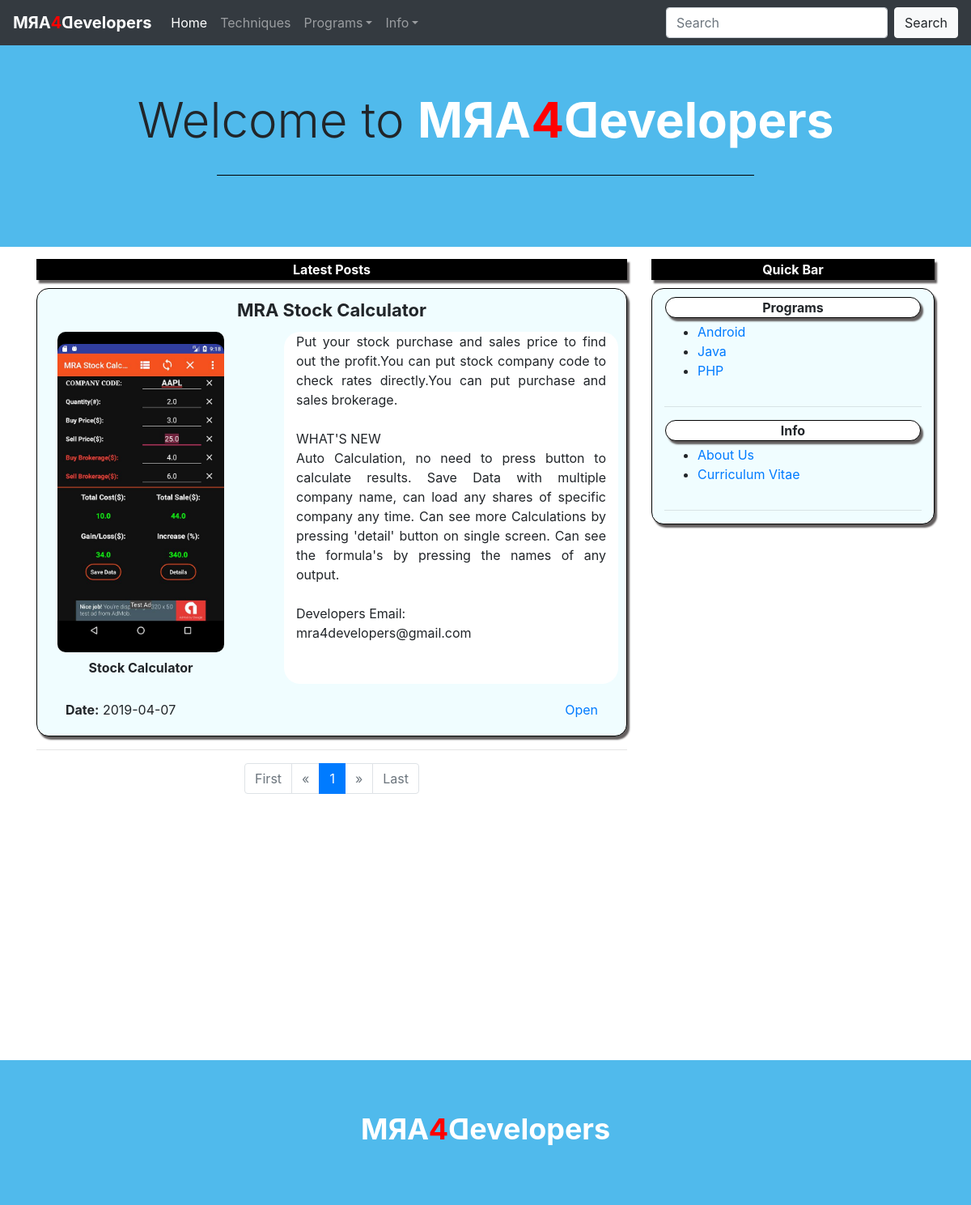
The page / on the database its author committed.
### tables this page shows
CREATE TABLE `mra_post` (
  `id` int(100) NOT NULL,
  `date` date NOT NULL,
  `title` text NOT NULL,
  `details` text NOT NULL,
  `img` text NOT NULL,
  `imgName` text NOT NULL,
  `cat` varchar(20) NOT NULL,
  `etc` text NOT NULL
);

### admin/config/db.php (called while the page is built, shortened)
<?php
$start_page_number = 1;
$results_per_page = 05;
$datatable = "mra_post";
?>

### index.php (the view, shortened to what this page needs)
<?php
require("admin/config/db.php");
mysqli_set_charset($conn, "utf8mb4");
if (isset($_GET["page"]))
{
	$page  = $_GET["page"];
} else {
	$page=1;
};
$start_from = ($page-1) * $results_per_page;
?>
<!DOCTYPE html>
<html>
<head>
	<?php
	include "templates/commonTopLibraries.php";
	?>
</head>
<body class="mainBackgroundColor">
	<div>
		<?php
		include "templates/navigationBarTemplate.php";
		?>
		<div class="jumbotron jumbotronWhiteColor disableHover noBoarderRadius">
			<h1 class="display-3 text-center responsiveTextSize">Welcome to <a href="index.php">
				<?php
					include "templates/mra4developersLogo.php";
				?>
				</a></h1>
			<br>
			<div class="container">
				<div class="lineHorizontalWithBlackColor"></div>
			</div><br>
		</div>
		<div class="container mainContainer marginTopByFive">
			<div class="row text-center">
				<div class="col-lg-8 col-12">
					<div class="col-12 showBoarderWithNoRadious marginTopBottomByTen boldText whiteTextWithBlackBackground boarderShadow">
						Latest Posts
					</div>
					<?php
					$queryIndexPage = "SELECT *
										FROM mra_post
										ORDER BY id DESC
										LIMIT $start_from, ".$results_per_page;
					$connectToQueryIndexPage = mysqli_query($conn, $queryIndexPage);
					$countRows = mysqli_num_rows($connectToQueryIndexPage);
					if($countRows > 0){
						while($getEachRow = mysqli_fetch_array($connectToQueryIndexPage)){
							$storeID = $getEachRow['id'];
							$storeDate = $getEachRow['date'];
							$storeTitle = $getEachRow['title'];
							$storeDetails = $getEachRow['details'];
							$storeImage = $getEachRow['img'];
							$storeImageName = $getEachRow['imgName'];
					?>
					<div class="showBoarder eachMainPostUpperBottom lightBlueBackground boarderShadow">
						<div class="row marginAllSidesByTen">
							<div class="col-12 reponsiveTextSizeMaxTwentyTwo boldText"> <?php echo $storeTitle; ?></div>
						</div>
						<div class="row marginAllSidesByTen">
							<div class="col-lg-4 ">
								<div class="radiusOfBoarder">
									<div style="background: black; border-radius: 10px;">
										<img class="imageStyleOfPosts img-fluid" src="assets/images/dynamic/postMainImage/<?php echo $storeImage; ?>" alt="PostImage">
									</div>
									<h4 class="boldText reponsiveTextSizeMaxSixteen eachMainPostUpperBottom"><?php echo $storeImageName; ?></h4>
								</div>
							</div>
							<div class="col-lg-1"></div>
							<div class="col-lg-7 whiteColorBackground reponsiveTextSizeMaxSixteen justifiedParagraph radiusOfBoarder">
								<p><?php echo nl2br($storeDetails); ?></p>
							</div>
						</div>
						<div class="row marginAllSidesByTwenty">
							<div class="col-6 alignLeft">
								<span class="boldText">Date:</span> <?php echo $storeDate; ?>
							</div>
							<div class="col-6 alignRight disableHover">
								<a href="openPostDetails.php?id=<?php echo $storeID; ?>">Open</a>
							</div>
						</div>
					</div>
					<hr>
					<?php
						}
					}
					?>
					<?php
					$sql = "SELECT COUNT(ID) AS total FROM ".$datatable;
					$result = $conn->query($sql);
					$row = $result->fetch_assoc();
					$total_pages = ceil($row["total"] / $results_per_page);
					?>
					<div>
						<nav aria-label="Page navigation example text-center">
							<ul class="pagination justify-content-center">
								<li class="page-item <?php if($page == 1){ echo " disabled ";} ?>">
									<a class="page-link" href="index.php?page=<?php echo "1"; ?>" aria-label="First">
								 		<span aria-hidden="true">First</span>
								 	</a>
								</li>
								<li class="page-item <?php if($page == 1){ echo " disabled ";} ?>">
									<a class="page-link" href="index.php?page=<?php echo $page-1; ?>" aria-label="Previous">
								 		<span aria-hidden="true">&laquo;</span>
								 	</a>
								</li>
								<?php
								if($total_pages <= 6 && $page <= 6){
									for($i=$start_page_number; $i<=$total_pages; $i++) {
								?>
								<li
									class="page-item <?php if($page == $i){ echo " active ";} ?>">
									<?php
									echo "<a class=\"page-link\" href='index.php?page=".$i."'>";
									echo $i;
									echo "</a> ";
									?>
								</li>
								<?php
									}
								};
								?>
								<li class="page-item <?php if($page == $total_pages){ echo " disabled ";} ?>">
									<a class="page-link" href="index.php?page=<?php echo $page+1; ?>" aria-label="Next">
								 		<span aria-hidden="true">&raquo;</span>
								 	</a>
								</li>
								<li class="page-item <?php if($page == $total_pages){ echo " disabled ";} ?>">
									<a class="page-link" href="index.php?page=<?php echo $total_pages; ?>" aria-label="Last">
								 		<span aria-hidden="true">Last</span>
								 	</a>
								</li>
							</ul>
						</nav>
					</div>
				</div>
				<?php
					include "templates/sideBarTemplate.php";
				?>
			</div>
		</div>
		<?php
		include "templates/footerTemplate.php";
		?>
	</div>
</body>
</html>

### assets/style.css (style rules this page uses)
.mainBackgroundColor { background-color: white !important; }
.jumbotronWhiteColor { background-color: #50baec; margin-bottom: 0px; }
.whiteColorBackground { background: white; }
.responsiveTextSize { font-size: 5vw; }
@media (min-width: 1px) { body { padding-top: 3rem; } }
.mainContainer { background-color: white; min-height: 1000px; }
.showBoarder { border: 1px solid black; border-radius: 15px; }
.showBoarderWithNoRadious { border: 1px solid black; border-radius: 0px; }
.boldText { font-weight: bold; }
.whiteTextWithBlackBackground { background: black; color: white; }
.marginTopBottomByTen { margin-top: 10px; margin-bottom: 10px; }
.marginAllSidesByTen { margin: 10px; }
.marginAllSidesByTwenty { margin: 20px; }
.marginTopByFive { margin-top: 5px; }
.eachMainPostUpperBottom { margin-top: 10px; margin-bottom: 10px; }
.lightBlueBackground { background: #f0fdff; }
.imageStyleOfPosts { margin-top: 15px; margin-bottom: 15px; border-radius: 10px; }
.reponsiveTextSizeMaxTwentyTwo { font-size: 16px; }
@media screen and (min-width: 320px) { .reponsiveTextSizeMaxTwentyTwo { font-size: calc(16px + 6 * ((100vw - 320px) / 680)); } }
@media screen and (min-width: 1000px) { .reponsiveTextSizeMaxTwentyTwo { font-size: 22px; } }
.reponsiveTextSizeMaxSixteen { font-size: 16px; }
@media screen and (min-width: 320px) { .reponsiveTextSizeMaxSixteen { font-size: calc(16px + 6 * ((100vw - 320px) / 680)); } }
@media screen and (min-width: 1000px) { .reponsiveTextSizeMaxSixteen { font-size: 16px; } }
.justifiedParagraph { text-align: justify; font: Cambria, "Hoefler Text", "Liberation Serif", Times, "Times New Roman", "serif"; }
.alignLeft { text-align: left; }
.alignRight { text-align: right; }
.boarderShadow { box-shadow: 3px 4px 2px #635f5f; }
.lineHorizontalWithBlackColor { background: black; height: 1px; margin-left: 20%; margin-right: 20%; }
.radiusOfBoarder { border-radius: 20px; }
.noBoarderRadius { border-radius: 0px; }

### rows shown on the page
mra_post: title "MRA Stock Calculator", img (picture), imgName "Stock Calculator", details "Put your stock purchase and sales price to find out the profit.You can put stock company code to check rates directly.You can put purchase and sales brokerage. WHAT'S NEW Auto Calculation, no need to press button to calculate results. Save Data with multiple company name, can load any shares of specific company any time. Can see more Calculations by pressing 'detail' button on single screen. Can see the formula's by pressing the names of any output. Developers Email: mra4developers@gmail.com", date "2019-04-07"
